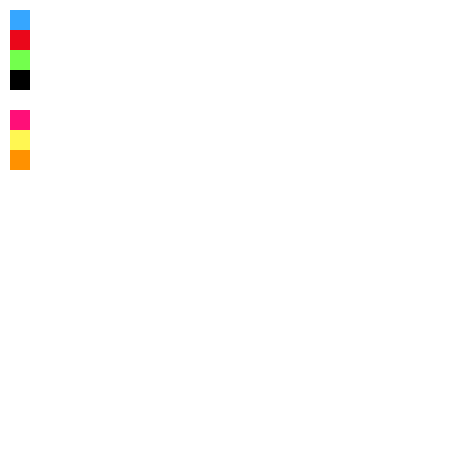
Frame 1 (no input)
Frame 60 (the mouse pressed at the canvas centre just before this capture): identical to frame 1, image omitted
Frame 120 (the mouse held since frame 60 and released just before this capture): identical to frame 1, image omitted

The Processing sketch that drew this single still picture (run headless with seeded random() and noise(); from frame 60 on, the mouse is pressed at the canvas centre):

// Processing sketch: processing_26677
// ── processing_26677.pde

color buttonone = #36A6FF;
color buttontwo = #EA071A;
color buttonthree = #73FF4D;
color buttonfour = #000000;
color buttonfive = #FFFFFF;
color buttonsix = #FF0F78;
color buttonseven = #FFF752;
color buttoneight = #FF9100;
color penColor = #000000;
int thick = 1;
float oldX, oldY; 


void setup () {
  size(450,450);
  smooth();
  background (255);
}

void draw () {
  noStroke();
  //button one - blue
  fill (buttonone);
  rect (10,10,20,20);
  //button two - red
  fill(buttontwo);
  rect (10,30,20,20);
  //button three - green
  fill (buttonthree);
  rect (10,50,20,20);
  //button four - black
  fill (buttonfour);
  rect (10,70,20,20);
  //button five -white
  fill(buttonfive);
  rect(10,90,20,20);
  //button six
  fill(buttonsix);
  rect(10,110,20,20);
  //button seven
  fill(buttonseven);
  rect(10,130,20,20);
  //button eight
  fill(buttoneight);
  rect(10,150,20,20);
  //seeing where mouse is when pressed
  if (mousePressed && mouseButton == LEFT) {
    if (mouseX<30 && mouseX>10) {
      if (mouseY<30 && mouseY>10) {
        penColor = buttonone;
        thick=1;
      }
      else if (mouseY<50 && mouseY>30) {
        penColor = buttontwo;
        thick=4;
      }
      else if (mouseY<70 && mouseY>50) {
        penColor = buttonthree;
        thick=3;
      }
      else if (mouseY<90 && mouseY>70) {
        penColor = buttonfour;
        thick=2;
      }
      else if (mouseY<110 && mouseY>90) {
        penColor = buttonfive;
        thick=20;
      }
       else if (mouseY<130 && mouseY>110) {
        penColor = buttonsix;
        thick=2;
      }
       else if (mouseY<150 && mouseY>130) {
        penColor = buttonseven;
        thick=3;
      }
       else if (mouseY<170 && mouseY>150) {
        penColor = buttoneight;
        thick=3;
      }
    }
    stroke (penColor);
    strokeWeight (thick);
    line (oldX, oldY, mouseX, mouseY);
  }
  if(mousePressed && mouseButton == RIGHT) {
   background(255); 
  }
  oldX = mouseX;
  oldY = mouseY;
}
